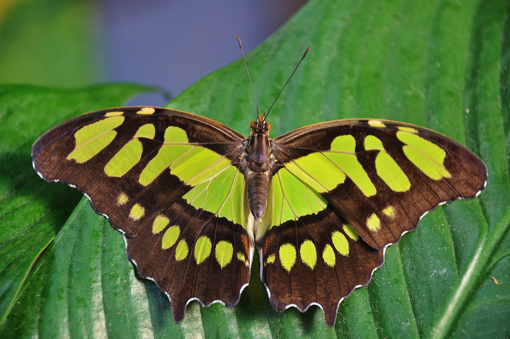
#> input picture 0829x4.png, 510 x 339 px
$ jupyter execute --allow-errors NN.ipynb
#> lines starting #> are read from the running program, lines starting #| are printed output that depends on the picture
[cell 1]
import cv2
import numpy as np
import matplotlib.pyplot as plt
import os

# Load and resize image
img = cv2.imread("0829x4.png")
#> img is the input picture: shape (339, 510, 3); mean B, G, R 59.4, 110.1, 85.4
img = cv2.cvtColor(img, cv2.COLOR_BGR2RGB)
img_small = cv2.resize(img, (64, 64))
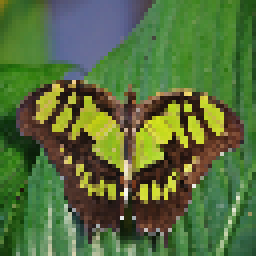
#> img_small: shape (64, 64, 3) (shown 4 times larger); mean R, G, B 85.4, 110.3, 59.6

# Interpolate
nearest = cv2.resize(img_small, (256, 256), interpolation=cv2.INTER_NEAREST)
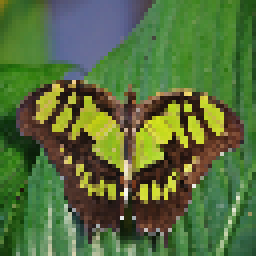
#> nearest: shape (256, 256, 3); mean R, G, B 85.4, 110.3, 59.6
bilinear = cv2.resize(img_small, (256, 256), interpolation=cv2.INTER_LINEAR)
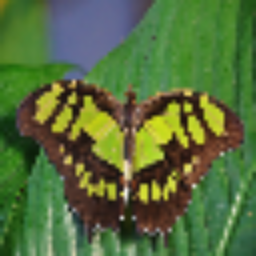
#> bilinear: shape (256, 256, 3); mean R, G, B 85.3, 110.2, 59.4
bicubic = cv2.resize(img_small, (256, 256), interpolation=cv2.INTER_CUBIC)
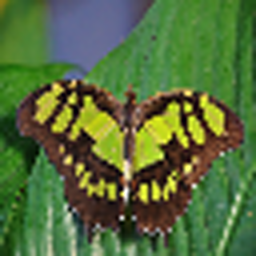
#> bicubic: shape (256, 256, 3); mean R, G, B 85.4, 110.3, 59.6

# Output folder
os.makedirs("interpolation_outputs", exist_ok=True)

# Save individual images (optional)
cv2.imwrite("interpolation_outputs/original.jpg", cv2.cvtColor(img, cv2.COLOR_RGB2BGR))
cv2.imwrite("interpolation_outputs/nearest.jpg", cv2.cvtColor(nearest, cv2.COLOR_RGB2BGR))
cv2.imwrite("interpolation_outputs/bilinear.jpg", cv2.cvtColor(bilinear, cv2.COLOR_RGB2BGR))
cv2.imwrite("interpolation_outputs/bicubic.jpg", cv2.cvtColor(bicubic, cv2.COLOR_RGB2BGR))

# Save plot with titles
titles = ["Original", "Nearest", "Bilinear", "Bicubic", "Lanczos"]
#> (the rest of this cell did not finish here and is left out)
